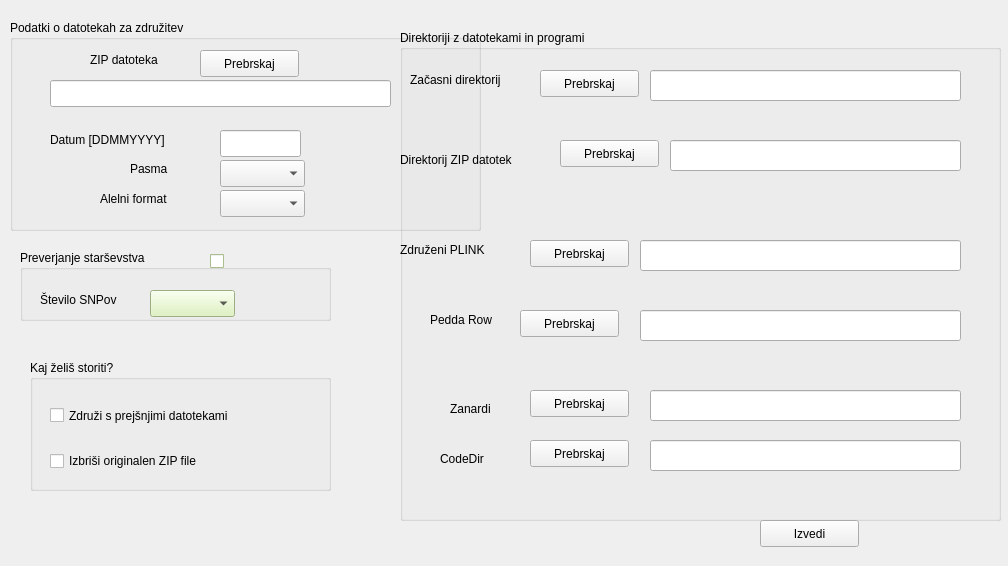
<?xml version="1.0" encoding="UTF-8"?>
<ui version="4.0">
 <class>Form</class>
 <widget class="QWidget" name="Form">
  <property name="geometry">
   <rect>
    <x>0</x>
    <y>0</y>
    <width>1008</width>
    <height>566</height>
   </rect>
  </property>
  <property name="windowTitle">
   <string>Form</string>
  </property>
  <widget class="QGroupBox" name="groupBox">
   <property name="geometry">
    <rect>
     <x>10</x>
     <y>20</y>
     <width>471</width>
     <height>211</height>
    </rect>
   </property>
   <property name="title">
    <string>Podatki o datotekah za združitev</string>
   </property>
   <widget class="QLabel" name="NewBorn">
    <property name="geometry">
     <rect>
      <x>40</x>
      <y>110</y>
      <width>151</width>
      <height>20</height>
     </rect>
    </property>
    <property name="frameShape">
     <enum>QFrame::NoFrame</enum>
    </property>
    <property name="frameShadow">
     <enum>QFrame::Plain</enum>
    </property>
    <property name="text">
     <string>Datum [DDMMYYYY]</string>
    </property>
   </widget>
   <widget class="QLineEdit" name="Date">
    <property name="geometry">
     <rect>
      <x>210</x>
      <y>110</y>
      <width>81</width>
      <height>27</height>
     </rect>
    </property>
   </widget>
   <widget class="QLabel" name="label">
    <property name="geometry">
     <rect>
      <x>120</x>
      <y>140</y>
      <width>68</width>
      <height>17</height>
     </rect>
    </property>
    <property name="text">
     <string>Pasma</string>
    </property>
   </widget>
   <widget class="QLabel" name="label_2">
    <property name="geometry">
     <rect>
      <x>90</x>
      <y>170</y>
      <width>111</width>
      <height>17</height>
     </rect>
    </property>
    <property name="text">
     <string>Alelni format</string>
    </property>
   </widget>
   <widget class="QLabel" name="label_3">
    <property name="geometry">
     <rect>
      <x>80</x>
      <y>30</y>
      <width>111</width>
      <height>20</height>
     </rect>
    </property>
    <property name="text">
     <string>ZIP datoteka</string>
    </property>
   </widget>
   <widget class="QComboBox" name="Breed">
    <property name="geometry">
     <rect>
      <x>210</x>
      <y>140</y>
      <width>85</width>
      <height>27</height>
     </rect>
    </property>
   </widget>
   <widget class="QComboBox" name="AlleleFormat">
    <property name="geometry">
     <rect>
      <x>210</x>
      <y>170</y>
      <width>85</width>
      <height>27</height>
     </rect>
    </property>
   </widget>
   <widget class="QPushButton" name="ZipFile">
    <property name="geometry">
     <rect>
      <x>190</x>
      <y>30</y>
      <width>99</width>
      <height>27</height>
     </rect>
    </property>
    <property name="text">
     <string>Prebrskaj</string>
    </property>
   </widget>
   <widget class="QLineEdit" name="ZipFileShow">
    <property name="geometry">
     <rect>
      <x>40</x>
      <y>60</y>
      <width>341</width>
      <height>27</height>
     </rect>
    </property>
   </widget>
  </widget>
  <widget class="QGroupBox" name="ParentalVerification">
   <property name="geometry">
    <rect>
     <x>20</x>
     <y>250</y>
     <width>311</width>
     <height>71</height>
    </rect>
   </property>
   <property name="palette">
    <palette>
     <active>
      <colorrole role="WindowText">
       <brush brushstyle="SolidPattern">
        <color alpha="255">
         <red>0</red>
         <green>0</green>
         <blue>0</blue>
        </color>
       </brush>
      </colorrole>
      <colorrole role="Button">
       <brush brushstyle="SolidPattern">
        <color alpha="255">
         <red>218</red>
         <green>242</green>
         <blue>180</blue>
        </color>
       </brush>
      </colorrole>
      <colorrole role="Light">
       <brush brushstyle="SolidPattern">
        <color alpha="255">
         <red>255</red>
         <green>255</green>
         <blue>255</blue>
        </color>
       </brush>
      </colorrole>
      <colorrole role="Midlight">
       <brush brushstyle="SolidPattern">
        <color alpha="255">
         <red>236</red>
         <green>248</green>
         <blue>217</blue>
        </color>
       </brush>
      </colorrole>
      <colorrole role="Dark">
       <brush brushstyle="SolidPattern">
        <color alpha="255">
         <red>109</red>
         <green>121</green>
         <blue>90</blue>
        </color>
       </brush>
      </colorrole>
      <colorrole role="Mid">
       <brush brushstyle="SolidPattern">
        <color alpha="255">
         <red>145</red>
         <green>161</green>
         <blue>120</blue>
        </color>
       </brush>
      </colorrole>
      <colorrole role="Text">
       <brush brushstyle="SolidPattern">
        <color alpha="255">
         <red>0</red>
         <green>0</green>
         <blue>0</blue>
        </color>
       </brush>
      </colorrole>
      <colorrole role="BrightText">
       <brush brushstyle="SolidPattern">
        <color alpha="255">
         <red>255</red>
         <green>255</green>
         <blue>255</blue>
        </color>
       </brush>
      </colorrole>
      <colorrole role="ButtonText">
       <brush brushstyle="SolidPattern">
        <color alpha="255">
         <red>0</red>
         <green>0</green>
         <blue>0</blue>
        </color>
       </brush>
      </colorrole>
      <colorrole role="Base">
       <brush brushstyle="SolidPattern">
        <color alpha="255">
         <red>255</red>
         <green>255</green>
         <blue>255</blue>
        </color>
       </brush>
      </colorrole>
      <colorrole role="Window">
       <brush brushstyle="SolidPattern">
        <color alpha="255">
         <red>218</red>
         <green>242</green>
         <blue>180</blue>
        </color>
       </brush>
      </colorrole>
      <colorrole role="Shadow">
       <brush brushstyle="SolidPattern">
        <color alpha="255">
         <red>0</red>
         <green>0</green>
         <blue>0</blue>
        </color>
       </brush>
      </colorrole>
      <colorrole role="AlternateBase">
       <brush brushstyle="SolidPattern">
        <color alpha="255">
         <red>236</red>
         <green>248</green>
         <blue>217</blue>
        </color>
       </brush>
      </colorrole>
      <colorrole role="ToolTipBase">
       <brush brushstyle="SolidPattern">
        <color alpha="255">
         <red>255</red>
         <green>255</green>
         <blue>220</blue>
        </color>
       </brush>
      </colorrole>
      <colorrole role="ToolTipText">
       <brush brushstyle="SolidPattern">
        <color alpha="255">
         <red>0</red>
         <green>0</green>
         <blue>0</blue>
        </color>
       </brush>
      </colorrole>
     </active>
     <inactive>
      <colorrole role="WindowText">
       <brush brushstyle="SolidPattern">
        <color alpha="255">
         <red>0</red>
         <green>0</green>
         <blue>0</blue>
        </color>
       </brush>
      </colorrole>
      <colorrole role="Button">
       <brush brushstyle="SolidPattern">
        <color alpha="255">
         <red>218</red>
         <green>242</green>
         <blue>180</blue>
        </color>
       </brush>
      </colorrole>
      <colorrole role="Light">
       <brush brushstyle="SolidPattern">
        <color alpha="255">
         <red>255</red>
         <green>255</green>
         <blue>255</blue>
        </color>
       </brush>
      </colorrole>
      <colorrole role="Midlight">
       <brush brushstyle="SolidPattern">
        <color alpha="255">
         <red>236</red>
         <green>248</green>
         <blue>217</blue>
        </color>
       </brush>
      </colorrole>
      <colorrole role="Dark">
       <brush brushstyle="SolidPattern">
        <color alpha="255">
         <red>109</red>
         <green>121</green>
         <blue>90</blue>
        </color>
       </brush>
      </colorrole>
      <colorrole role="Mid">
       <brush brushstyle="SolidPattern">
        <color alpha="255">
         <red>145</red>
         <green>161</green>
         <blue>120</blue>
        </color>
       </brush>
      </colorrole>
      <colorrole role="Text">
       <brush brushstyle="SolidPattern">
        <color alpha="255">
         <red>0</red>
         <green>0</green>
         <blue>0</blue>
        </color>
       </brush>
      </colorrole>
      <colorrole role="BrightText">
       <brush brushstyle="SolidPattern">
        <color alpha="255">
         <red>255</red>
         <green>255</green>
         <blue>255</blue>
        </color>
       </brush>
      </colorrole>
      <colorrole role="ButtonText">
       <brush brushstyle="SolidPattern">
        <color alpha="255">
         <red>0</red>
         <green>0</green>
         <blue>0</blue>
        </color>
       </brush>
      </colorrole>
      <colorrole role="Base">
       <brush brushstyle="SolidPattern">
        <color alpha="255">
         <red>255</red>
         <green>255</green>
         <blue>255</blue>
        </color>
       </brush>
      </colorrole>
      <colorrole role="Window">
       <brush brushstyle="SolidPattern">
        <color alpha="255">
         <red>218</red>
         <green>242</green>
         <blue>180</blue>
        </color>
       </brush>
      </colorrole>
      <colorrole role="Shadow">
       <brush brushstyle="SolidPattern">
        <color alpha="255">
         <red>0</red>
         <green>0</green>
         <blue>0</blue>
        </color>
       </brush>
      </colorrole>
      <colorrole role="AlternateBase">
       <brush brushstyle="SolidPattern">
        <color alpha="255">
         <red>236</red>
         <green>248</green>
         <blue>217</blue>
        </color>
       </brush>
      </colorrole>
      <colorrole role="ToolTipBase">
       <brush brushstyle="SolidPattern">
        <color alpha="255">
         <red>255</red>
         <green>255</green>
         <blue>220</blue>
        </color>
       </brush>
      </colorrole>
      <colorrole role="ToolTipText">
       <brush brushstyle="SolidPattern">
        <color alpha="255">
         <red>0</red>
         <green>0</green>
         <blue>0</blue>
        </color>
       </brush>
      </colorrole>
     </inactive>
     <disabled>
      <colorrole role="WindowText">
       <brush brushstyle="SolidPattern">
        <color alpha="255">
         <red>109</red>
         <green>121</green>
         <blue>90</blue>
        </color>
       </brush>
      </colorrole>
      <colorrole role="Button">
       <brush brushstyle="SolidPattern">
        <color alpha="255">
         <red>218</red>
         <green>242</green>
         <blue>180</blue>
        </color>
       </brush>
      </colorrole>
      <colorrole role="Light">
       <brush brushstyle="SolidPattern">
        <color alpha="255">
         <red>255</red>
         <green>255</green>
         <blue>255</blue>
        </color>
       </brush>
      </colorrole>
      <colorrole role="Midlight">
       <brush brushstyle="SolidPattern">
        <color alpha="255">
         <red>236</red>
         <green>248</green>
         <blue>217</blue>
        </color>
       </brush>
      </colorrole>
      <colorrole role="Dark">
       <brush brushstyle="SolidPattern">
        <color alpha="255">
         <red>109</red>
         <green>121</green>
         <blue>90</blue>
        </color>
       </brush>
      </colorrole>
      <colorrole role="Mid">
       <brush brushstyle="SolidPattern">
        <color alpha="255">
         <red>145</red>
         <green>161</green>
         <blue>120</blue>
        </color>
       </brush>
      </colorrole>
      <colorrole role="Text">
       <brush brushstyle="SolidPattern">
        <color alpha="255">
         <red>109</red>
         <green>121</green>
         <blue>90</blue>
        </color>
       </brush>
      </colorrole>
      <colorrole role="BrightText">
       <brush brushstyle="SolidPattern">
        <color alpha="255">
         <red>255</red>
         <green>255</green>
         <blue>255</blue>
        </color>
       </brush>
      </colorrole>
      <colorrole role="ButtonText">
       <brush brushstyle="SolidPattern">
        <color alpha="255">
         <red>109</red>
         <green>121</green>
         <blue>90</blue>
        </color>
       </brush>
      </colorrole>
      <colorrole role="Base">
       <brush brushstyle="SolidPattern">
        <color alpha="255">
         <red>218</red>
         <green>242</green>
         <blue>180</blue>
        </color>
       </brush>
      </colorrole>
      <colorrole role="Window">
       <brush brushstyle="SolidPattern">
        <color alpha="255">
         <red>218</red>
         <green>242</green>
         <blue>180</blue>
        </color>
       </brush>
      </colorrole>
      <colorrole role="Shadow">
       <brush brushstyle="SolidPattern">
        <color alpha="255">
         <red>0</red>
         <green>0</green>
         <blue>0</blue>
        </color>
       </brush>
      </colorrole>
      <colorrole role="AlternateBase">
       <brush brushstyle="SolidPattern">
        <color alpha="255">
         <red>218</red>
         <green>242</green>
         <blue>180</blue>
        </color>
       </brush>
      </colorrole>
      <colorrole role="ToolTipBase">
       <brush brushstyle="SolidPattern">
        <color alpha="255">
         <red>255</red>
         <green>255</green>
         <blue>220</blue>
        </color>
       </brush>
      </colorrole>
      <colorrole role="ToolTipText">
       <brush brushstyle="SolidPattern">
        <color alpha="255">
         <red>0</red>
         <green>0</green>
         <blue>0</blue>
        </color>
       </brush>
      </colorrole>
     </disabled>
    </palette>
   </property>
   <property name="title">
    <string>Preverjanje starševstva</string>
   </property>
   <property name="flat">
    <bool>false</bool>
   </property>
   <property name="checkable">
    <bool>false</bool>
   </property>
   <widget class="QCheckBox" name="ParentalVerificationYN">
    <property name="geometry">
     <rect>
      <x>190</x>
      <y>0</y>
      <width>99</width>
      <height>22</height>
     </rect>
    </property>
    <property name="text">
     <string/>
    </property>
   </widget>
   <widget class="QLabel" name="label_9">
    <property name="geometry">
     <rect>
      <x>20</x>
      <y>40</y>
      <width>101</width>
      <height>20</height>
     </rect>
    </property>
    <property name="text">
     <string>Število SNPov</string>
    </property>
   </widget>
   <widget class="QComboBox" name="NoSNPs">
    <property name="geometry">
     <rect>
      <x>130</x>
      <y>40</y>
      <width>85</width>
      <height>27</height>
     </rect>
    </property>
   </widget>
  </widget>
  <widget class="QGroupBox" name="groupBox_2">
   <property name="geometry">
    <rect>
     <x>30</x>
     <y>360</y>
     <width>301</width>
     <height>131</height>
    </rect>
   </property>
   <property name="title">
    <string>Kaj želiš storiti?</string>
   </property>
   <widget class="QCheckBox" name="mergeAsk">
    <property name="geometry">
     <rect>
      <x>20</x>
      <y>30</y>
      <width>291</width>
      <height>51</height>
     </rect>
    </property>
    <property name="text">
     <string>Združi s prejšnjimi datotekami</string>
    </property>
   </widget>
   <widget class="QCheckBox" name="removeZipAsk">
    <property name="geometry">
     <rect>
      <x>20</x>
      <y>90</y>
      <width>221</width>
      <height>22</height>
     </rect>
    </property>
    <property name="text">
     <string>Izbriši originalen ZIP file</string>
    </property>
   </widget>
  </widget>
  <widget class="QGroupBox" name="groupBox_3">
   <property name="geometry">
    <rect>
     <x>400</x>
     <y>30</y>
     <width>601</width>
     <height>491</height>
    </rect>
   </property>
   <property name="title">
    <string>Direktoriji z datotekami in programi</string>
   </property>
   <widget class="QLabel" name="label_8">
    <property name="geometry">
     <rect>
      <x>10</x>
      <y>40</y>
      <width>131</width>
      <height>20</height>
     </rect>
    </property>
    <property name="text">
     <string>Začasni direktorij</string>
    </property>
   </widget>
   <widget class="QLabel" name="label_7">
    <property name="geometry">
     <rect>
      <x>0</x>
      <y>120</y>
      <width>151</width>
      <height>20</height>
     </rect>
    </property>
    <property name="text">
     <string>Direktorij ZIP datotek</string>
    </property>
   </widget>
   <widget class="QLabel" name="label_5">
    <property name="geometry">
     <rect>
      <x>0</x>
      <y>210</y>
      <width>121</width>
      <height>20</height>
     </rect>
    </property>
    <property name="text">
     <string>Združeni PLINK</string>
    </property>
   </widget>
   <widget class="QLabel" name="label_4">
    <property name="geometry">
     <rect>
      <x>30</x>
      <y>280</y>
      <width>91</width>
      <height>20</height>
     </rect>
    </property>
    <property name="text">
     <string>Pedda Row</string>
    </property>
   </widget>
   <widget class="QPushButton" name="tempDir">
    <property name="geometry">
     <rect>
      <x>140</x>
      <y>40</y>
      <width>99</width>
      <height>27</height>
     </rect>
    </property>
    <property name="text">
     <string>Prebrskaj</string>
    </property>
   </widget>
   <widget class="QPushButton" name="ZipDir">
    <property name="geometry">
     <rect>
      <x>160</x>
      <y>110</y>
      <width>99</width>
      <height>27</height>
     </rect>
    </property>
    <property name="text">
     <string>Prebrskaj</string>
    </property>
   </widget>
   <widget class="QPushButton" name="MergedDir">
    <property name="geometry">
     <rect>
      <x>130</x>
      <y>210</y>
      <width>99</width>
      <height>27</height>
     </rect>
    </property>
    <property name="text">
     <string>Prebrskaj</string>
    </property>
   </widget>
   <widget class="QPushButton" name="PeddarowDir">
    <property name="geometry">
     <rect>
      <x>120</x>
      <y>280</y>
      <width>99</width>
      <height>27</height>
     </rect>
    </property>
    <property name="text">
     <string>Prebrskaj</string>
    </property>
   </widget>
   <widget class="QLineEdit" name="PeddarowDirShow">
    <property name="geometry">
     <rect>
      <x>240</x>
      <y>280</y>
      <width>321</width>
      <height>31</height>
     </rect>
    </property>
   </widget>
   <widget class="QLineEdit" name="MergeDirShow">
    <property name="geometry">
     <rect>
      <x>240</x>
      <y>210</y>
      <width>321</width>
      <height>31</height>
     </rect>
    </property>
   </widget>
   <widget class="QLineEdit" name="ZipDirShow">
    <property name="geometry">
     <rect>
      <x>270</x>
      <y>110</y>
      <width>291</width>
      <height>31</height>
     </rect>
    </property>
   </widget>
   <widget class="QLineEdit" name="tempDirShow">
    <property name="geometry">
     <rect>
      <x>250</x>
      <y>40</y>
      <width>311</width>
      <height>31</height>
     </rect>
    </property>
   </widget>
   <widget class="QLineEdit" name="ZanardiDirShow">
    <property name="geometry">
     <rect>
      <x>250</x>
      <y>360</y>
      <width>311</width>
      <height>31</height>
     </rect>
    </property>
   </widget>
   <widget class="QPushButton" name="ZanardiDir">
    <property name="geometry">
     <rect>
      <x>130</x>
      <y>360</y>
      <width>99</width>
      <height>27</height>
     </rect>
    </property>
    <property name="text">
     <string>Prebrskaj</string>
    </property>
   </widget>
   <widget class="QLabel" name="label_6">
    <property name="geometry">
     <rect>
      <x>50</x>
      <y>370</y>
      <width>68</width>
      <height>17</height>
     </rect>
    </property>
    <property name="text">
     <string>Zanardi</string>
    </property>
   </widget>
   <widget class="QLabel" name="label_10">
    <property name="geometry">
     <rect>
      <x>40</x>
      <y>420</y>
      <width>68</width>
      <height>17</height>
     </rect>
    </property>
    <property name="text">
     <string>CodeDir</string>
    </property>
   </widget>
   <widget class="QPushButton" name="CodeDir">
    <property name="geometry">
     <rect>
      <x>130</x>
      <y>410</y>
      <width>99</width>
      <height>27</height>
     </rect>
    </property>
    <property name="text">
     <string>Prebrskaj</string>
    </property>
   </widget>
   <widget class="QLineEdit" name="CodeDirShow">
    <property name="geometry">
     <rect>
      <x>250</x>
      <y>410</y>
      <width>311</width>
      <height>31</height>
     </rect>
    </property>
   </widget>
  </widget>
  <widget class="QPushButton" name="DoEverything">
   <property name="geometry">
    <rect>
     <x>760</x>
     <y>520</y>
     <width>99</width>
     <height>27</height>
    </rect>
   </property>
   <property name="text">
    <string>Izvedi</string>
   </property>
  </widget>
 </widget>
 <resources/>
 <connections/>
</ui>
